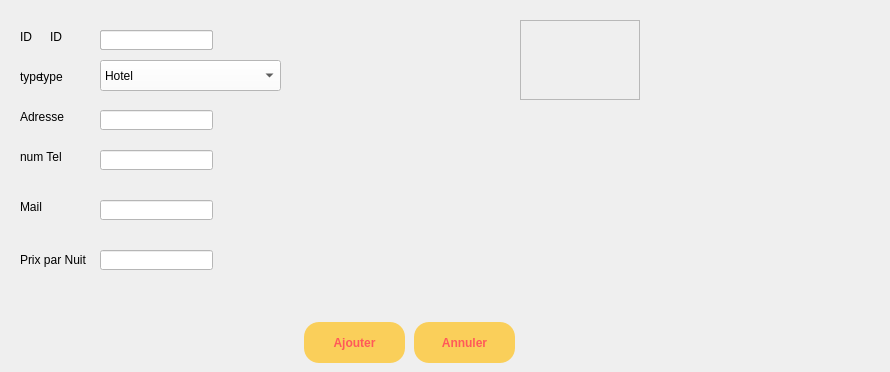
       <widget class="QWidget" name="tab">
        <property name="styleSheet">
         <string notr="true"/>
        </property>
        <attribute name="title">
         <string>ajouter</string>
        </attribute>
        <widget class="QLabel" name="label">
         <property name="geometry">
          <rect>
           <x>50</x>
           <y>30</y>
           <width>47</width>
           <height>14</height>
          </rect>
         </property>
         <property name="text">
          <string>ID</string>
         </property>
        </widget>
        <widget class="QLineEdit" name="ID">
         <property name="geometry">
          <rect>
           <x>100</x>
           <y>30</y>
           <width>113</width>
           <height>20</height>
          </rect>
         </property>
         <property name="styleSheet">
          <string notr="true">background-color:#FFFFFF;</string>
         </property>
        </widget>
        <widget class="QLabel" name="label_2">
         <property name="geometry">
          <rect>
           <x>40</x>
           <y>70</y>
           <width>47</width>
           <height>14</height>
          </rect>
         </property>
         <property name="text">
          <string>type</string>
         </property>
        </widget>
        <widget class="QLabel" name="label_3">
         <property name="geometry">
          <rect>
           <x>20</x>
           <y>110</y>
           <width>47</width>
           <height>14</height>
          </rect>
         </property>
         <property name="text">
          <string>Adresse</string>
         </property>
        </widget>
        <widget class="QLineEdit" name="adresse">
         <property name="geometry">
          <rect>
           <x>100</x>
           <y>110</y>
           <width>113</width>
           <height>20</height>
          </rect>
         </property>
         <property name="styleSheet">
          <string notr="true">background-color:#FFFFFF;</string>
         </property>
        </widget>
        <widget class="QLabel" name="label_4">
         <property name="geometry">
          <rect>
           <x>20</x>
           <y>150</y>
           <width>47</width>
           <height>14</height>
          </rect>
         </property>
         <property name="text">
          <string>num Tel</string>
         </property>
        </widget>
        <widget class="QLineEdit" name="Tel">
         <property name="geometry">
          <rect>
           <x>100</x>
           <y>150</y>
           <width>113</width>
           <height>20</height>
          </rect>
         </property>
         <property name="styleSheet">
          <string notr="true">background-color:#FFFFFF;</string>
         </property>
        </widget>
        <widget class="QLabel" name="label_5">
         <property name="geometry">
          <rect>
           <x>20</x>
           <y>200</y>
           <width>47</width>
           <height>14</height>
          </rect>
         </property>
         <property name="text">
          <string>Mail</string>
         </property>
        </widget>
        <widget class="QLineEdit" name="Mail">
         <property name="geometry">
          <rect>
           <x>100</x>
           <y>200</y>
           <width>113</width>
           <height>20</height>
          </rect>
         </property>
         <property name="styleSheet">
          <string notr="true">background-color:#FFFFFF;</string>
         </property>
        </widget>
        <widget class="QLabel" name="label_6">
         <property name="geometry">
          <rect>
           <x>20</x>
           <y>250</y>
           <width>121</width>
           <height>20</height>
          </rect>
         </property>
         <property name="text">
          <string>Prix par Nuit</string>
         </property>
        </widget>
        <widget class="QLineEdit" name="Prix">
         <property name="geometry">
          <rect>
           <x>100</x>
           <y>250</y>
           <width>113</width>
           <height>20</height>
          </rect>
         </property>
         <property name="styleSheet">
          <string notr="true">background-color:#FFFFFF;</string>
         </property>
        </widget>
        <widget class="QPushButton" name="Confirmer">
         <property name="geometry">
          <rect>
           <x>304</x>
           <y>322</y>
           <width>101</width>
           <height>41</height>
          </rect>
         </property>
         <property name="styleSheet">
          <string notr="true">QPushButton{
border-radius:15px;
	background:#FACF5A;
	color:#FF5959;
	font-weight : bold;
}
QPushButton:hover
{
		background:#FF5959;
		color:#FACF5A;
		font-weight: bold;
}</string>
         </property>
         <property name="text">
          <string>Ajouter</string>
         </property>
        </widget>
        <widget class="QPushButton" name="pushButton_2">
         <property name="geometry">
          <rect>
           <x>414</x>
           <y>322</y>
           <width>101</width>
           <height>41</height>
          </rect>
         </property>
         <property name="styleSheet">
          <string notr="true">QPushButton{
border-radius:15px;
	background:#FACF5A;
	color:#FF5959;
	font-weight : bold;
}
QPushButton:hover
{
		background:#FF5959;
		color:#FACF5A;
		font-weight: bold;
}</string>
         </property>
         <property name="text">
          <string>Annuler</string>
         </property>
        </widget>
        <widget class="QLabel" name="label_7">
         <property name="geometry">
          <rect>
           <x>20</x>
           <y>70</y>
           <width>47</width>
           <height>14</height>
          </rect>
         </property>
         <property name="text">
          <string>type</string>
         </property>
        </widget>
        <widget class="QLabel" name="label_9">
         <property name="geometry">
          <rect>
           <x>20</x>
           <y>30</y>
           <width>47</width>
           <height>14</height>
          </rect>
         </property>
         <property name="text">
          <string>ID</string>
         </property>
        </widget>
        <widget class="QLineEdit" name="lineEdit_6">
         <property name="geometry">
          <rect>
           <x>100</x>
           <y>30</y>
           <width>113</width>
           <height>20</height>
          </rect>
         </property>
        </widget>
        <widget class="QLabel" name="verifier1">
         <property name="geometry">
          <rect>
           <x>230</x>
           <y>20</y>
           <width>191</width>
           <height>31</height>
          </rect>
         </property>
         <property name="styleSheet">
          <string notr="true">color: rgb(255, 0, 0);</string>
         </property>
         <property name="text">
          <string/>
         </property>
        </widget>
        <widget class="QLabel" name="verifier3">
         <property name="geometry">
          <rect>
           <x>220</x>
           <y>100</y>
           <width>191</width>
           <height>31</height>
          </rect>
         </property>
         <property name="styleSheet">
          <string notr="true">color: rgb(255, 0, 0);</string>
         </property>
         <property name="text">
          <string/>
         </property>
        </widget>
        <widget class="QLabel" name="verifier5">
         <property name="geometry">
          <rect>
           <x>220</x>
           <y>190</y>
           <width>371</width>
           <height>31</height>
          </rect>
         </property>
         <property name="styleSheet">
          <string notr="true">color: rgb(255, 0, 0);</string>
         </property>
         <property name="text">
          <string/>
         </property>
        </widget>
        <widget class="QLabel" name="verifier6">
         <property name="geometry">
          <rect>
           <x>220</x>
           <y>240</y>
           <width>191</width>
           <height>31</height>
          </rect>
         </property>
         <property name="styleSheet">
          <string notr="true">color: rgb(255, 0, 0);</string>
         </property>
         <property name="text">
          <string/>
         </property>
        </widget>
        <widget class="QLabel" name="verifier4_2">
         <property name="geometry">
          <rect>
           <x>220</x>
           <y>150</y>
           <width>371</width>
           <height>31</height>
          </rect>
         </property>
         <property name="styleSheet">
          <string notr="true">color: rgb(255, 0, 0);</string>
         </property>
         <property name="text">
          <string/>
         </property>
        </widget>
        <widget class="QComboBox" name="comboBox_A">
         <property name="geometry">
          <rect>
           <x>100</x>
           <y>60</y>
           <width>181</width>
           <height>31</height>
          </rect>
         </property>
         <property name="styleSheet">
          <string notr="true">background-color:#FFFFFF;</string>
         </property>
         <item>
          <property name="text">
           <string>Hotel</string>
          </property>
         </item>
         <item>
          <property name="text">
           <string>Appartement</string>
          </property>
         </item>
         <item>
          <property name="text">
           <string>Maison</string>
          </property>
         </item>
        </widget>
        <widget class="QLabel" name="label_clock">
         <property name="geometry">
          <rect>
           <x>810</x>
           <y>-50</y>
           <width>71</width>
           <height>31</height>
          </rect>
         </property>
         <property name="styleSheet">
          <string notr="true"/>
         </property>
         <property name="text">
          <string/>
         </property>
        </widget>
        <widget class="QFrame" name="frame_7">
         <property name="geometry">
          <rect>
           <x>520</x>
           <y>20</y>
           <width>120</width>
           <height>80</height>
          </rect>
         </property>
         <property name="frameShape">
          <enum>QFrame::StyledPanel</enum>
         </property>
         <property name="frameShadow">
          <enum>QFrame::Raised</enum>
         </property>
        </widget>
        <zorder>lineEdit_6</zorder>
        <zorder>label</zorder>
        <zorder>ID</zorder>
        <zorder>label_2</zorder>
        <zorder>label_3</zorder>
        <zorder>adresse</zorder>
        <zorder>label_4</zorder>
        <zorder>Tel</zorder>
        <zorder>label_5</zorder>
        <zorder>Mail</zorder>
        <zorder>label_6</zorder>
        <zorder>Prix</zorder>
        <zorder>Confirmer</zorder>
        <zorder>pushButton_2</zorder>
        <zorder>label_7</zorder>
        <zorder>label_9</zorder>
        <zorder>verifier1</zorder>
        <zorder>verifier3</zorder>
        <zorder>verifier5</zorder>
        <zorder>verifier6</zorder>
        <zorder>verifier4_2</zorder>
        <zorder>comboBox_A</zorder>
        <zorder>label_clock</zorder>
        <zorder>frame_7</zorder>
       </widget>
